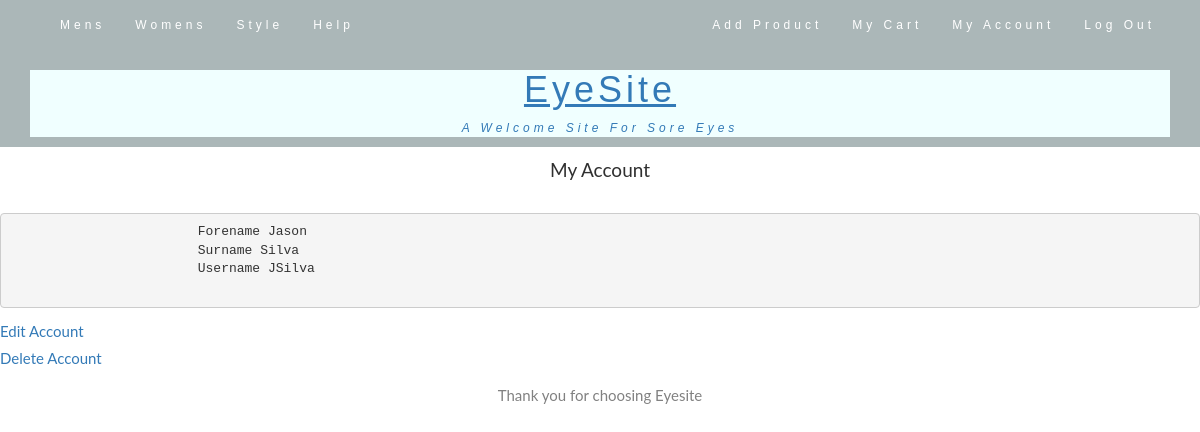
The page /view/My-account.php (signed in) on the database as committed earlier.
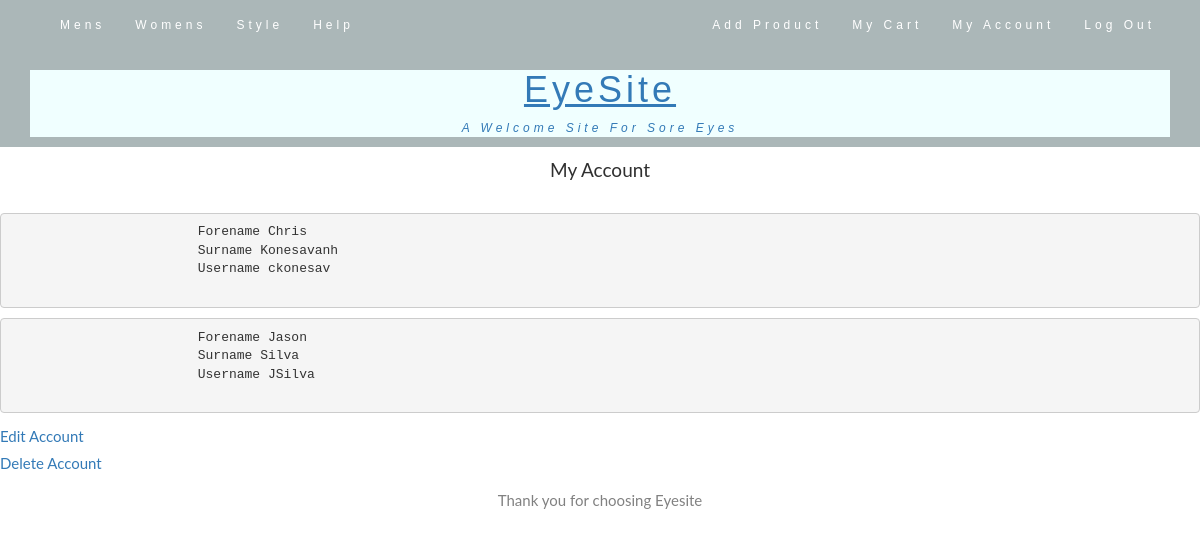
The same page on the database as committed later.
### tables this page shows
CREATE TABLE IF NOT EXISTS `users` (
  `forename` varchar(32) NOT NULL,
  `surname` varchar(32) NOT NULL,
  `username` varchar(32) NOT NULL,
  `password` varchar(32) NOT NULL,
  UNIQUE KEY `username` (`username`)
);

### view/My-account.php (the view, shortened to what this page needs)
<?php
require_once '../util/dbinfo.php';
?>
<html>
<head>
    <link rel="stylesheet" href="https://maxcdn.bootstrapcdn.com/bootstrap/3.3.7/css/bootstrap.min.css">
    <link rel="stylesheet" href="styles.css">
</head>
<body id="myPage">
  <?php include('header.php') ?>
<div><center><h4>My Account</h4></center>
	</div>
    <?php
$conn = new mysqli($hn, $un, $pw, $db);
$query = "SELECT * FROM users ";
$result = $conn->query($query);
$rows = $result->num_rows;
for($j=0; $j<$rows; $j++)
{
	$result->data_seek($j);
	$row = $result->fetch_array(MYSQLI_NUM);
	echo <<<_END
		<pre>
			Forename $row[0]
			Surname $row[1]
			Username $row[2]
        </pre>
_END;
}
?>
   <a class='accounts' href="updateRecord.php">Edit Account</a>  </br>
   <a class='accounts' href="deleteRecord.php">Delete Account</a>
</body>
<footer>
 <p><center>Thank you for choosing Eyesite</center></p>
    </footer>
</html>

### view/header.php (shortened to what this page needs)
<?php
if (!isset($_SESSION['username']) && !isset($_SESSION['password'])) {
    $link = "<a href='loginscreen.php'>Login</a>";
    $logout = '';
} else {
    $link = "<a href='My-account.php'>My Account</a>";
    $logout = "<li><a href='../controller/LogoutController.php'>Log Out</a></li>";
}
?>
<nav class="navbar navbar-default">
		<div class="container">
			<div class="navbar-header">
				<a class="navbar-brand" href="#myPage">
				</a>
			</div>
			<div class="collapse navbar-collapse" id="myNavbar">
				<ul class="nav navbar-nav navbar-left">
					<li>
						<a href="Mens.php">Mens</a>
					</li>
					<li>
						<a href="Womens.php">Womens</a>
					</li>
					<li>
						<a href="Style.php">Style</a>
					</li>
					<li>
						<a href="Help.php">Help</a>
					</li>
				</ul>
				<ul class="nav navbar-nav navbar-right">
				<li>
						<a href="addProduct.php">Add Product</a>
					</li>
					<li>
						<a href="my-cart.php">My Cart</a>
					</li>
					<li>
					<?php echo $link ?>
					</li>
					<?php echo $logout ?>
				</ul>
			</div>
			<div class="home-header">
				<a href="Home.php">
					<h1 class="page-heading">EyeSite</h1>
					<p>
						<i>A Welcome Site For Sore Eyes</i>
					</p>
				</a>
			</div>
		</div>
	</nav>

### view/styles.css (style rules this page uses)
body { font: 400 15px Lato, sans-serif; line-height: 1.8; color: #818181; }
h4 { font-size: 19px; line-height: 1.375em; color: #303030; font-weight: 400; margin-bottom: 30px; }
.navbar { margin-bottom: 0; background-color: #abb7b8; z-index: 9999; border: 0; font-size: 12px !important; line-height: 1.42857143 !important; letter-spacing: 4px; border-radius: 0; font-family: Montserrat, sans-serif; }
.navbar li a, .navbar .navbar-brand { color: #fff !important; }

### view/My-account.php (style rules this page uses)
h1.page-heading { text-decoration: underline; }
.home-header { text-align: center; background-color: azure; }

Rows that differ between the two databases and show on the page:
added users: forename "Chris", surname "Konesavanh", username "ckonesav"
